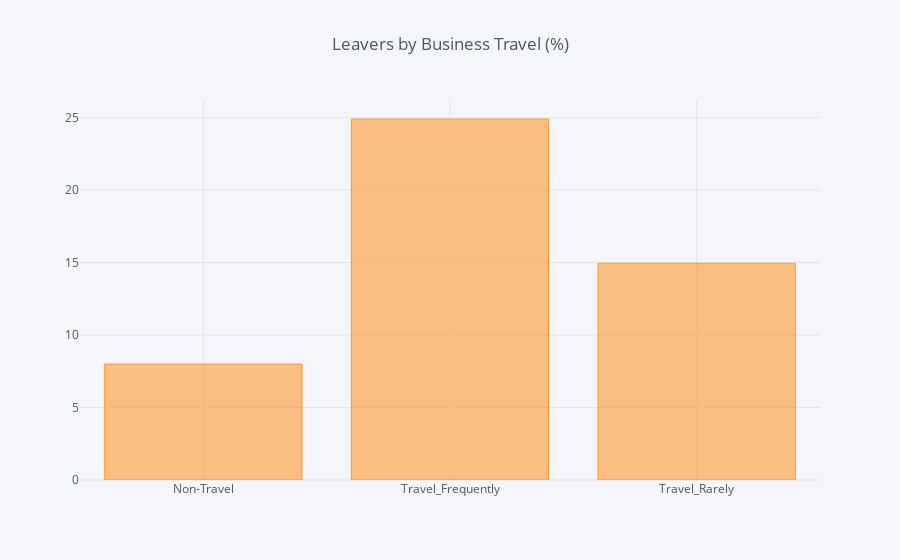

Notebook code cell kept with this figure:
### Code cell
df_BusinessTravel = pd.DataFrame(columns=["Business Travel", "% of Leavers"])
i=0
for field in list(df1['BusinessTravel'].unique()):
    ratio = df1[(df1['BusinessTravel']==field)&(df1['Attrition']=="Yes")].shape[0] / df1[df1['BusinessTravel']==field].shape[0]
    df_BusinessTravel.loc[i] = (field, ratio*100)
    i += 1
    #print("In {}, the ratio of leavers is {:.2f}%".format(field, ratio*100))    
df_BT = df_BusinessTravel.groupby(by="Business Travel").sum()
df_BT.iplot(kind='bar',title='Leavers by Business Travel (%)')

### Figure 1 — Plotly figure (JSON) as saved in the notebook; plotly's stock layout.template omitted (floating-point values rounded to 4 significant figures)
{"data": [{"marker": {"color": "rgba(255, 153, 51, 0.6)", "line": {"color": "rgba(255, 153, 51, 1.0)", "width": 1}}, "name": "% of Leavers", "orientation": "v", "text": "", "type": "bar", "uid": "34775fd2-7ad3-4c53-bcc1-ef46538575b1", "x": ["Non-Travel", "Travel_Frequently", "Travel_Rarely"], "y": [8, 24.91, 14.96]}], "layout": {"legend": {"bgcolor": "#F5F6F9", "font": {"color": "#4D5663"}}, "paper_bgcolor": "#F5F6F9", "plot_bgcolor": "#F5F6F9", "title": {"font": {"color": "#4D5663"}, "text": "Leavers by Business Travel (%)"}, "xaxis": {"gridcolor": "#E1E5ED", "showgrid": true, "tickfont": {"color": "#4D5663"}, "title": {"font": {"color": "#4D5663"}, "text": ""}, "zerolinecolor": "#E1E5ED"}, "yaxis": {"gridcolor": "#E1E5ED", "showgrid": true, "tickfont": {"color": "#4D5663"}, "title": {"font": {"color": "#4D5663"}, "text": ""}, "zerolinecolor": "#E1E5ED"}}}
